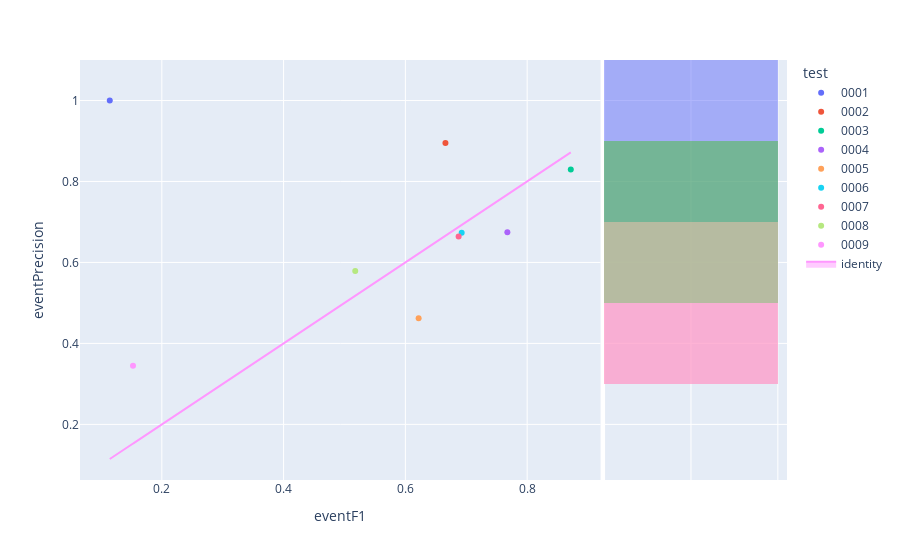

Notebook cell for this chart:
### Code cell
fig=px.scatter(experimentModels,x='eventF1',y='eventPrecision',color='test',hover_name='modelId', marginal_y="histogram")
fig.add_trace(
    go.Scatter(x=experimentModels['eventF1'], y=experimentModels['eventF1'], name="identity", mode='lines',fill="toself")
)
fig.show()

### Figure 1 — Plotly figure (JSON) as saved in the notebook; plotly's stock layout.template omitted (floating-point values rounded to 4 significant figures)
{"data": [{"hovertemplate": "<b>%{hovertext}</b><br><br>test=0001<br>eventF1=%{x}<br>eventPrecision=%{y}<extra></extra>", "hovertext": ["16b9b403-5b57-4f9b-b9b4-dd56240acf77"], "legendgroup": "0001", "marker": {"color": "#636efa", "symbol": "circle"}, "mode": "markers", "name": "0001", "orientation": "v", "showlegend": true, "type": "scatter", "x": [0.1145], "xaxis": "x", "y": [1], "yaxis": "y"}, {"alignmentgroup": "True", "bingroup": "y", "hovertemplate": "test=0001<br>eventPrecision=%{y}<br>count=%{x}<extra></extra>", "legendgroup": "0001", "marker": {"color": "#636efa"}, "name": "0001", "offsetgroup": "0001", "opacity": 0.5, "showlegend": false, "type": "histogram", "xaxis": "x2", "y": [1], "yaxis": "y2"}, {"hovertemplate": "<b>%{hovertext}</b><br><br>test=0002<br>eventF1=%{x}<br>eventPrecision=%{y}<extra></extra>", "hovertext": ["07e6bbaa-2aa2-4df4-8e5f-28bc716dc817"], "legendgroup": "0002", "marker": {"color": "#EF553B", "symbol": "circle"}, "mode": "markers", "name": "0002", "orientation": "v", "showlegend": true, "type": "scatter", "x": [0.6658], "xaxis": "x", "y": [0.8951], "yaxis": "y"}, {"alignmentgroup": "True", "bingroup": "y", "hovertemplate": "test=0002<br>eventPrecision=%{y}<br>count=%{x}<extra></extra>", "legendgroup": "0002", "marker": {"color": "#EF553B"}, "name": "0002", "offsetgroup": "0002", "opacity": 0.5, "showlegend": false, "type": "histogram", "xaxis": "x2", "y": [0.8951], "yaxis": "y2"}, {"hovertemplate": "<b>%{hovertext}</b><br><br>test=0003<br>eventF1=%{x}<br>eventPrecision=%{y}<extra></extra>", "hovertext": ["53f1c280-5951-4042-852e-00443c71b12e"], "legendgroup": "0003", "marker": {"color": "#00cc96", "symbol": "circle"}, "mode": "markers", "name": "0003", "orientation": "v", "showlegend": true, "type": "scatter", "x": [0.8717], "xaxis": "x", "y": [0.8293], "yaxis": "y"}, {"alignmentgroup": "True", "bingroup": "y", "hovertemplate": "test=0003<br>eventPrecision=%{y}<br>count=%{x}<extra></extra>", "legendgroup": "0003", "marker": {"color": "#00cc96"}, "name": "0003", "offsetgroup": "0003", "opacity": 0.5, "showlegend": false, "type": "histogram", "xaxis": "x2", "y": [0.8293], "yaxis": "y2"}, {"hovertemplate": "<b>%{hovertext}</b><br><br>test=0004<br>eventF1=%{x}<br>eventPrecision=%{y}<extra></extra>", "hovertext": ["e8ce0b00-6a48-4362-bc01-501a4996914c"], "legendgroup": "0004", "marker": {"color": "#ab63fa", "symbol": "circle"}, "mode": "markers", "name": "0004", "orientation": "v", "showlegend": true, "type": "scatter", "x": [0.7675], "xaxis": "x", "y": [0.6745], "yaxis": "y"}, {"alignmentgroup": "True", "bingroup": "y", "hovertemplate": "test=0004<br>eventPrecision=%{y}<br>count=%{x}<extra></extra>", "legendgroup": "0004", "marker": {"color": "#ab63fa"}, "name": "0004", "offsetgroup": "0004", "opacity": 0.5, "showlegend": false, "type": "histogram", "xaxis": "x2", "y": [0.6745], "yaxis": "y2"}, {"hovertemplate": "<b>%{hovertext}</b><br><br>test=0005<br>eventF1=%{x}<br>eventPrecision=%{y}<extra></extra>", "hovertext": ["90ab0dfb-22de-4127-bcbc-ea6d81cf7540"], "legendgroup": "0005", "marker": {"color": "#FFA15A", "symbol": "circle"}, "mode": "markers", "name": "0005", "orientation": "v", "showlegend": true, "type": "scatter", "x": [0.6218], "xaxis": "x", "y": [0.4622], "yaxis": "y"}, {"alignmentgroup": "True", "bingroup": "y", "hovertemplate": "test=0005<br>eventPrecision=%{y}<br>count=%{x}<extra></extra>", "legendgroup": "0005", "marker": {"color": "#FFA15A"}, "name": "0005", "offsetgroup": "0005", "opacity": 0.5, "showlegend": false, "type": "histogram", "xaxis": "x2", "y": [0.4622], "yaxis": "y2"}, {"hovertemplate": "<b>%{hovertext}</b><br><br>test=0006<br>eventF1=%{x}<br>eventPrecision=%{y}<extra></extra>", "hovertext": ["fd90c505-fd19-4b2a-bbb7-a88529c36d7c"], "legendgroup": "0006", "marker": {"color": "#19d3f3", "symbol": "circle"}, "mode": "markers", "name": "0006", "orientation": "v", "showlegend": true, "type": "scatter", "x": [0.6925], "xaxis": "x", "y": [0.6736], "yaxis": "y"}, {"alignmentgroup": "True", "bingroup": "y", "hovertemplate": "test=0006<br>eventPrecision=%{y}<br>count=%{x}<extra></extra>", "legendgroup": "0006", "marker": {"color": "#19d3f3"}, "name": "0006", "offsetgroup": "0006", "opacity": 0.5, "showlegend": false, "type": "histogram", "xaxis": "x2", "y": [0.6736], "yaxis": "y2"}, {"hovertemplate": "<b>%{hovertext}</b><br><br>test=0007<br>eventF1=%{x}<br>eventPrecision=%{y}<extra></extra>", "hovertext": ["5278edde-a3c5-4161-9613-f4be8bd14fc0"], "legendgroup": "0007", "marker": {"color": "#FF6692", "symbol": "circle"}, "mode": "markers", "name": "0007", "orientation": "v", "showlegend": true, "type": "scatter", "x": [0.6874], "xaxis": "x", "y": [0.6642], "yaxis": "y"}, {"alignmentgroup": "True", "bingroup": "y", "hovertemplate": "test=0007<br>eventPrecision=%{y}<br>count=%{x}<extra></extra>", "legendgroup": "0007", "marker": {"color": "#FF6692"}, "name": "0007", "offsetgroup": "0007", "opacity": 0.5, "showlegend": false, "type": "histogram", "xaxis": "x2", "y": [0.6642], "yaxis": "y2"}, {"hovertemplate": "<b>%{hovertext}</b><br><br>test=0008<br>eventF1=%{x}<br>eventPrecision=%{y}<extra></extra>", "hovertext": ["81a44421-f8a4-48c9-9dba-9aa04ab97659"], "legendgroup": "0008", "marker": {"color": "#B6E880", "symbol": "circle"}, "mode": "markers", "name": "0008", "orientation": "v", "showlegend": true, "type": "scatter", "x": [0.5176], "xaxis": "x", "y": [0.5789], "yaxis": "y"}, {"alignmentgroup": "True", "bingroup": "y", "hovertemplate": "test=0008<br>eventPrecision=%{y}<br>count=%{x}<extra></extra>", "legendgroup": "0008", "marker": {"color": "#B6E880"}, "name": "0008", "offsetgroup": "0008", "opacity": 0.5, "showlegend": false, "type": "histogram", "xaxis": "x2", "y": [0.5789], "yaxis": "y2"}, {"hovertemplate": "<b>%{hovertext}</b><br><br>test=0009<br>eventF1=%{x}<br>eventPrecision=%{y}<extra></extra>", "hovertext": ["f1d48762-3da9-4fe4-920f-943298435e53"], "legendgroup": "0009", "marker": {"color": "#FF97FF", "symbol": "circle"}, "mode": "markers", "name": "0009", "orientation": "v", "showlegend": true, "type": "scatter", "x": [0.1527], "xaxis": "x", "y": [0.3448], "yaxis": "y"}, {"alignmentgroup": "True", "bingroup": "y", "hovertemplate": "test=0009<br>eventPrecision=%{y}<br>count=%{x}<extra></extra>", "legendgroup": "0009", "marker": {"color": "#FF97FF"}, "name": "0009", "offsetgroup": "0009", "opacity": 0.5, "showlegend": false, "type": "histogram", "xaxis": "x2", "y": [0.3448], "yaxis": "y2"}, {"fill": "toself", "mode": "lines", "name": "identity", "type": "scatter", "x": [0.1145, 0.6658, 0.8717, 0.7675, 0.6218, 0.6925, 0.6874, 0.5176, 0.1527], "y": [0.1145, 0.6658, 0.8717, 0.7675, 0.6218, 0.6925, 0.6874, 0.5176, 0.1527]}], "layout": {"barmode": "overlay", "legend": {"title": {"text": "test"}, "tracegroupgap": 0}, "margin": {"t": 60}, "xaxis": {"anchor": "y", "domain": [0, 0.7363], "title": {"text": "eventF1"}}, "xaxis2": {"anchor": "y2", "domain": [0.7413, 1], "matches": "x2", "showgrid": true, "showline": false, "showticklabels": false, "ticks": ""}, "yaxis": {"anchor": "x", "domain": [0, 1], "title": {"text": "eventPrecision"}}, "yaxis2": {"anchor": "x2", "domain": [0, 1], "matches": "y", "showgrid": true, "showticklabels": false}}}
